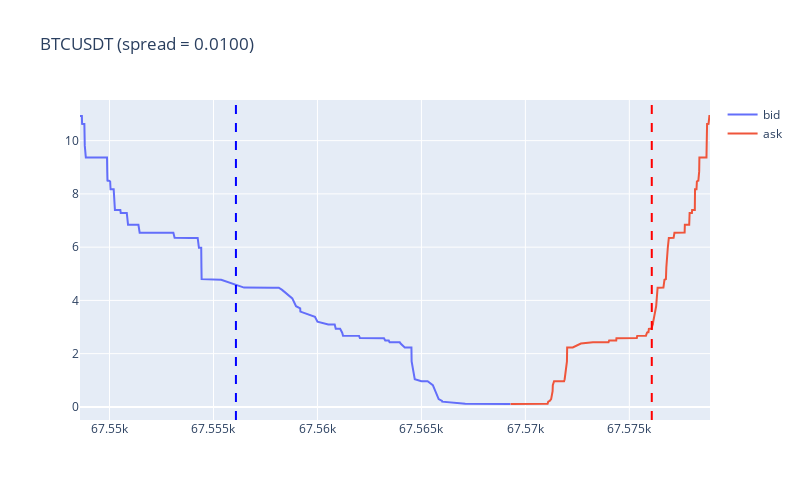

Here is the notebook cell this chart was saved with:
### Markdown cell above
# Market Making

### Code cell
symbol = 'BTCUSDT'
df_bids, df_asks = Binance().get_order_book(instrument=symbol, limit=200)
spread = df_asks.iloc[0]['price'] - df_bids.iloc[0]['price']

fig = make_subplots()
fig.update_layout(title=f'{symbol} (spread = {spread:.4f})', width=800, height=500, hovermode='x')
fig.add_trace(go.Scatter(x=df_bids['price'], y=df_bids['quantity_cum'], name='bid'))
fig.add_trace(go.Scatter(x=df_asks['price'], y=df_asks['quantity_cum'], name='ask'))


current_position = 0.0007*5
target_position = 0
vol = df['std'].iloc[-1] 
gamma = 0.4

mid_price = (df_asks.iloc[0]['price'] + df_bids.iloc[0]['price']) / 2
r = mid_price - (current_position - target_position) * gamma * vol ** 2
spread = 20
bid = r - spread/2
ask = r + spread/2

fig.add_vline(bid, line_dash="dash", line_color="blue")
fig.add_vline(ask, line_dash="dash", line_color="red")

fig.show()
print(spread)

### Figure 1 — Plotly figure (JSON) as saved in the notebook; plotly's stock layout.template omitted (floating-point values rounded to 4 significant figures; data arrays with more than 128 entries replaced by an {"elided": "..."} marker saying what was removed)
{"data": [{"name": "bid", "type": "scatter", "x": {"elided": "200 float values"}, "y": {"elided": "200 float values"}}, {"name": "ask", "type": "scatter", "x": {"elided": "200 float values"}, "y": {"elided": "200 float values"}}], "layout": {"height": 500, "hovermode": "x", "shapes": [{"line": {"color": "blue", "dash": "dash"}, "type": "line", "x0": 67560.0, "x1": 67560.0, "xref": "x", "y0": 0, "y1": 1, "yref": "y domain"}, {"line": {"color": "red", "dash": "dash"}, "type": "line", "x0": 67580.0, "x1": 67580.0, "xref": "x", "y0": 0, "y1": 1, "yref": "y domain"}], "title": {"text": "BTCUSDT (spread = 0.0100)"}, "width": 800, "xaxis": {"anchor": "y", "domain": [0, 1]}, "yaxis": {"anchor": "x", "domain": [0, 1]}}}
